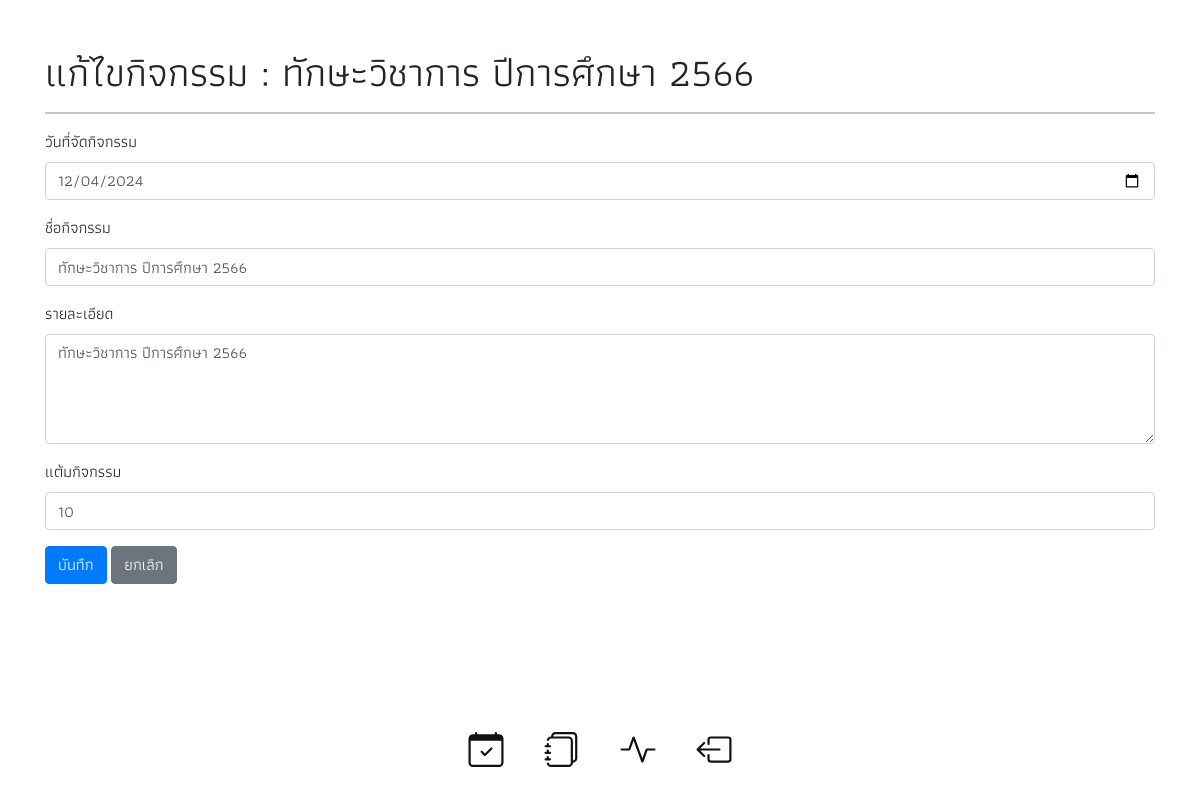
Screenshot of /edit_event.php?event_id=1 with the database file from the repository.
### tables this page shows
CREATE TABLE `events` (
  `event_id` int NOT NULL AUTO_INCREMENT,
  `event_date` varchar(50) DEFAULT NULL,
  `event_name` longtext,
  `event_descrip` longtext,
  `event_point` int DEFAULT NULL,
  PRIMARY KEY (`event_id`)
);

### edit_event.php (the view, shortened to what this page needs)
<?php
include 'configCon.php';
$id = isset($_GET['event_id']) ? $_GET['event_id'] : null;
$redirect = isset($_GET['redirect']) ? $_GET['redirect'] : 'events.php';
$sql = "SELECT * FROM events WHERE event_id = ?";
$stmt = $conn->prepare($sql);
$stmt->bind_param("i", $id);
$stmt->execute();
$result = $stmt->get_result();
$event = $result->fetch_assoc();
include('layout.php');
?>
<!DOCTYPE html>
<html lang="th">
<head>
    <link rel="stylesheet" href="https://stackpath.bootstrapcdn.com/bootstrap/4.5.2/css/bootstrap.min.css">
</head>
<body>
    <div class="container mt-5">
        <h1>แก้ไขกิจกรรม : <?= htmlspecialchars($event['event_name']) ?></h1>
        <hr>
        <form method="post">
            <div class="form-group">
                <label for="event_date">วันที่จัดกิจกรรม</label>
                <input type="date" class="form-control" id="event_date" name="event_date" value="<?= htmlspecialchars($event['event_date']) ?>" required>
            </div>
            <div class="form-group">
                <label for="event_name">ชื่อกิจกรรม</label>
                <input type="text" class="form-control" id="event_name" name="event_name" value="<?= htmlspecialchars($event['event_name']) ?>" required>
            </div>
            <div class="form-group">
                <label for="event_descrip">รายละเอียด</label>
                <textarea class="form-control" id="event_descrip" name="event_descrip" rows="4" required><?= htmlspecialchars($event['event_descrip']) ?></textarea>
            </div>
            <div class="form-group">
                <label for="event_point">แต้มกิจกรรม</label>
                <input type="number" class="form-control" id="event_point" name="event_point" value="<?= htmlspecialchars($event['event_point']) ?>" required>
            </div>
            <button type="submit" class="btn btn-primary">บันทึก</button>
            <a href="<?= htmlspecialchars($redirect) ?>" class="btn btn-secondary">ยกเลิก</a>
        </form>
    </div>
</body>
<?php include('footer.php'); ?>
</html>

### layout.php (style rules this page uses)
* { font-family: ma; }
a:link { text-decoration: none; }

### rows the page displays
events: event_name "ทักษะวิชาการ ปีการศึกษา 2566", event_date "12/04/2024", event_descrip "ทักษะวิชาการ ปีการศึกษา 2566", event_point "10"
